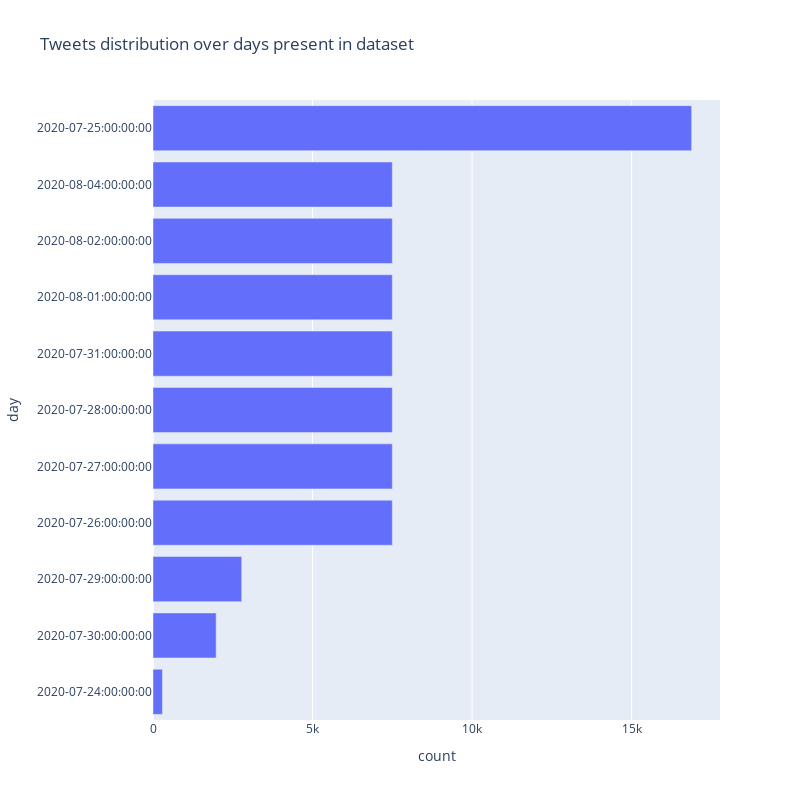

Notebook code for this chart:
### Code cell
fechas = datos['day'].value_counts().reset_index()
fechas.columns = ['day', 'count']
fechas = fechas.sort_values('count')

fechas['day'] = fechas['day'].astype(str) + ':00:00:00'

fig = px.bar(
    fechas, 
    x='count', 
    y="day", 
    orientation='h',
    title='Tweets distribution over days present in dataset',
    width=800, 
    height=800
)
fig.show()
#Comentario

### Figure 1 — Plotly figure (JSON) as saved in the notebook; plotly's stock layout.template omitted (floating-point values rounded to 4 significant figures)
{"data": [{"alignmentgroup": "True", "hovertemplate": "count=%{x}<br>day=%{y}<extra></extra>", "legendgroup": "", "marker": {"color": "#636efa", "pattern": {"shape": ""}}, "name": "", "offsetgroup": "", "orientation": "h", "showlegend": false, "textposition": "auto", "type": "bar", "x": [295, 1980, 2780, 7500, 7500, 7500, 7500, 7500, 7500, 7500, 16881], "xaxis": "x", "y": ["2020-07-24:00:00:00", "2020-07-30:00:00:00", "2020-07-29:00:00:00", "2020-07-26:00:00:00", "2020-07-27:00:00:00", "2020-07-28:00:00:00", "2020-07-31:00:00:00", "2020-08-01:00:00:00", "2020-08-02:00:00:00", "2020-08-04:00:00:00", "2020-07-25:00:00:00"], "yaxis": "y"}], "layout": {"barmode": "relative", "height": 800, "legend": {"tracegroupgap": 0}, "title": {"text": "Tweets distribution over days present in dataset"}, "width": 800, "xaxis": {"anchor": "y", "domain": [0, 1], "title": {"text": "count"}}, "yaxis": {"anchor": "x", "domain": [0, 1], "title": {"text": "day"}}}}
